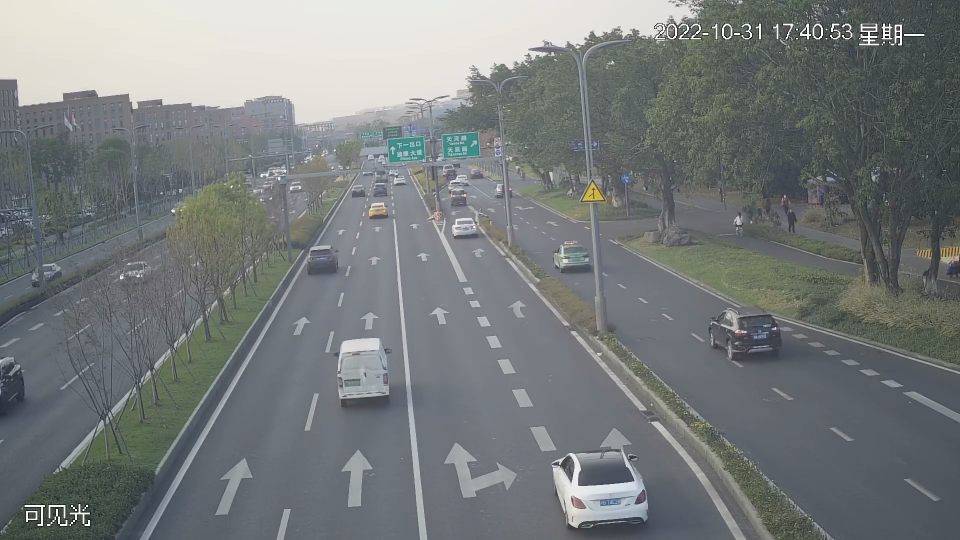
#> input picture param.jpg, 1920 x 1080 px (shown at 1/2 size)
$ python draw_line_event.py
#> lines starting #> are read from the running program, lines starting #| are printed output that depends on the picture; after the words box and inside, x2 and y2 are one past the last pixel; in counts of white or black regions, pixels touching at a corner belong together
import os
import numpy as np
import cv2

start4 = (660, 440) # y1
end4 = (260, 1080)

end = (725, 440)# (1920, 300)
start = (560, 1080)# (0, 300)y2

end1 = (785, 440)# (1500, 300)
start1 =(850, 1080) # (0, 965)y3

end2 = (865, 440)# (1750, 300)
start2 = (1180, 1080)# (1750, 1080)y4

start3 = (950, 440)# y5
end3 = (1530, 1080)

# 测速线
line1 = 700
line2 = 800

line1_start = (0, line1)
line1_end = (1920, line1)

line2_start = (0, line2)
line2_end = (1920, line2)

point_color = (0, 255, 0)
thickness = 1
linetype = 4

frame = cv2.imread("param.jpg")
#> frame is the input picture: shape (1080, 1920, 3); mean B, G, R 123.8, 123.5, 118.8
frame = cv2.line(frame, start, end, point_color, thickness, linetype)
#> frame: shape (1080, 1920, 3); 0.04% of pixels changed, all inside (x1, y1, x2, y2) = (560, 440, 726, 1080)
frame = cv2.line(frame, start1, end1, point_color, thickness, linetype)
#> frame: shape (1080, 1920, 3); mean B, G, R 123.7, 123.5, 118.7
frame = cv2.line(frame, start2, end2, point_color, thickness, linetype)
frame = cv2.line(frame, start3, end3, point_color, thickness, linetype)
frame = cv2.line(frame, start4, end4, point_color, thickness, linetype)
frame = cv2.line(frame, line1_start, line1_end, point_color, thickness, linetype)
frame = cv2.line(frame, line2_start, line2_end, point_color, thickness, linetype)
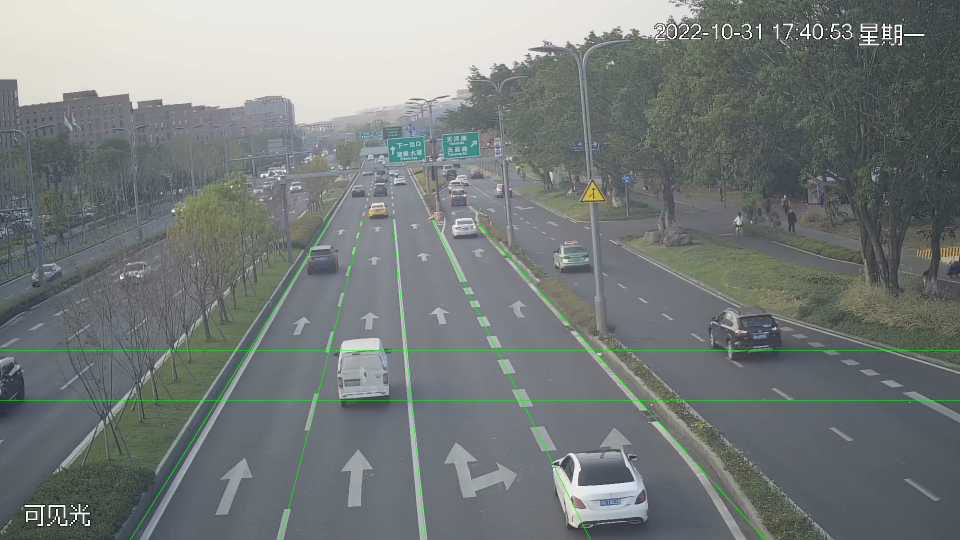
#> frame: shape (1080, 1920, 3) (shown at 1/2 size); mean B, G, R 123.2, 124, 118.3
# [6 lines of commented-out code are left out]

cv2.namedWindow('test')
cv2.imshow('test', frame)
cv2.imwrite("param_line_final.jpg", frame)
cv2.waitKey(100000)
cv2.destroyAllWindows()

$ run again, with event_line.jpg copied over param.jpg
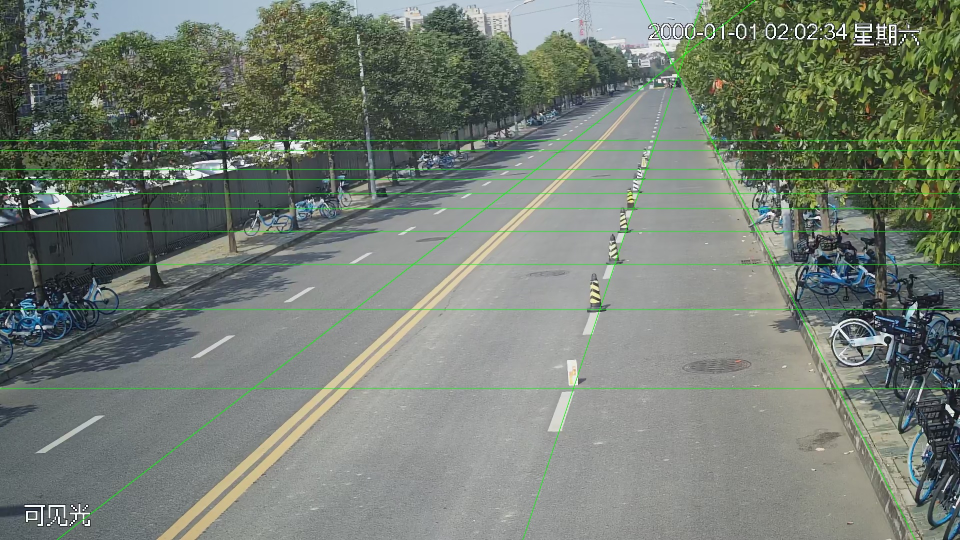
#> input picture event_line.jpg, 1920 x 1080 px (shown at 1/2 size)
#> frame is the input picture: shape (1080, 1920, 3); mean B, G, R 115.8, 126, 117.2
#> `frame = cv2.line(frame, line2_start, line2_end, point_color, thickness..`:
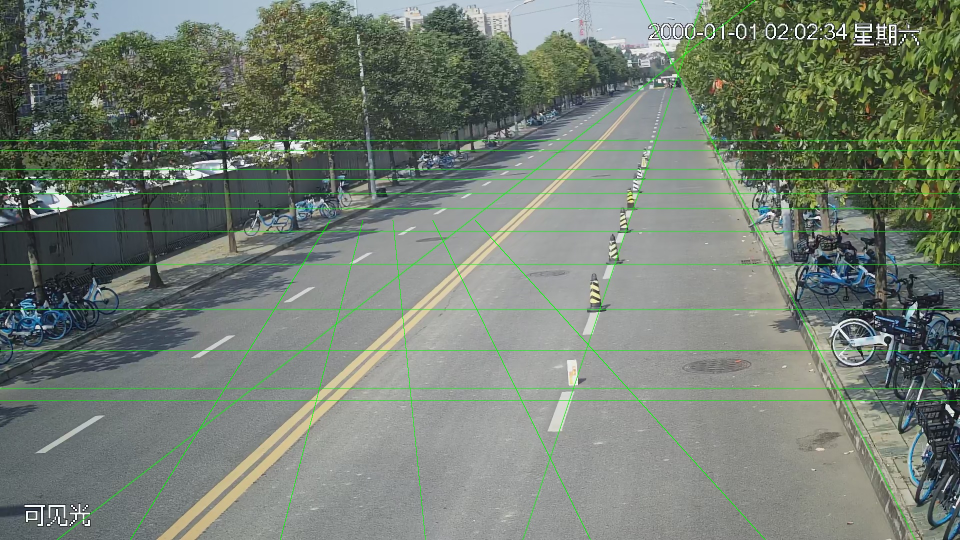
#> frame: shape (1080, 1920, 3) (shown at 1/2 size); mean B, G, R 115.2, 126.4, 116.6
